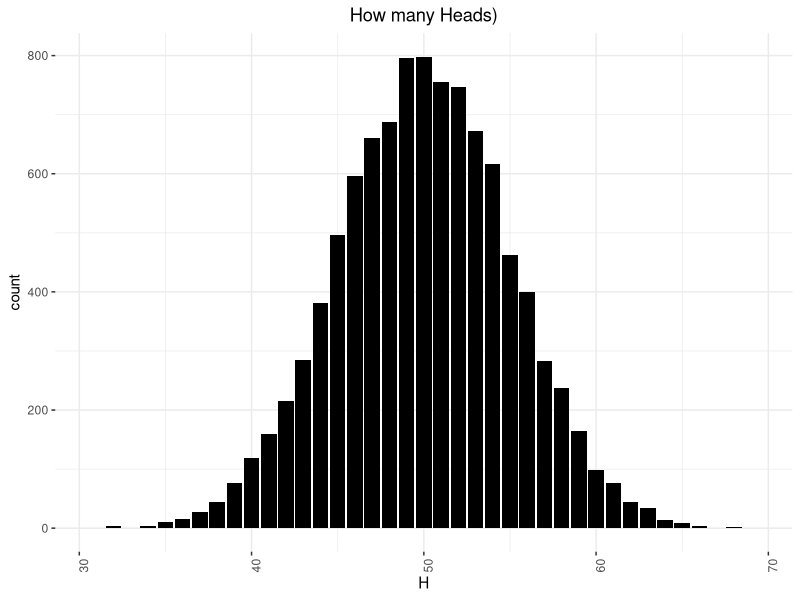
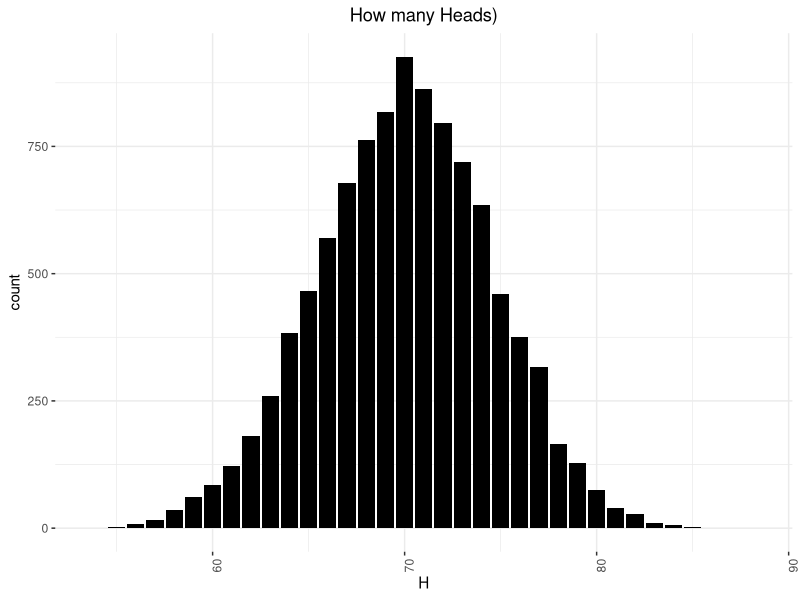
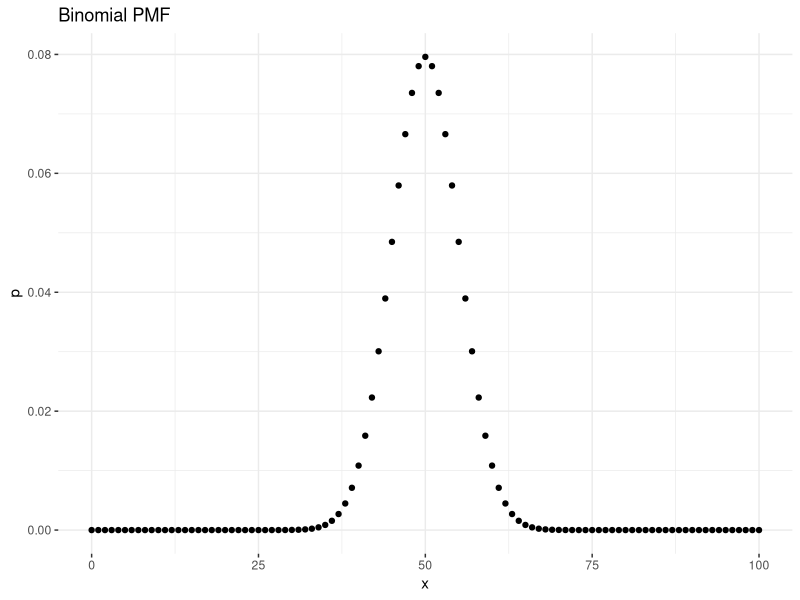
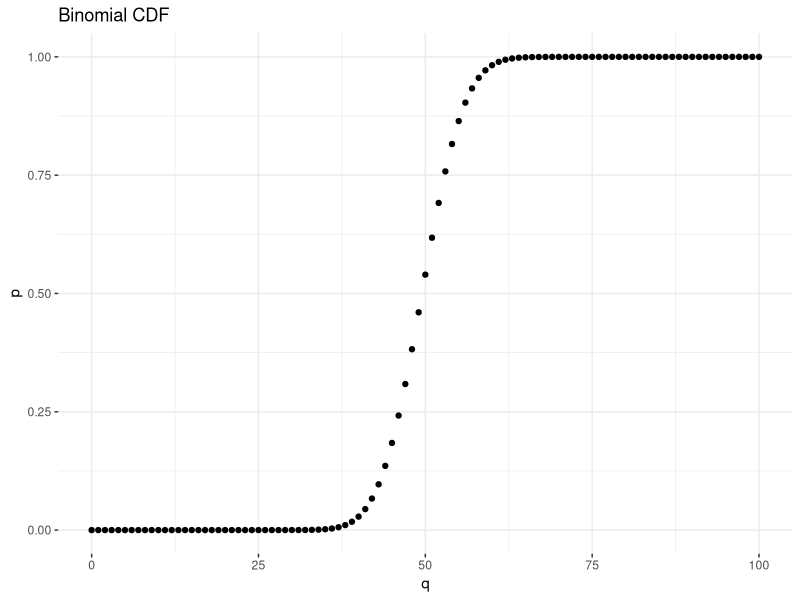
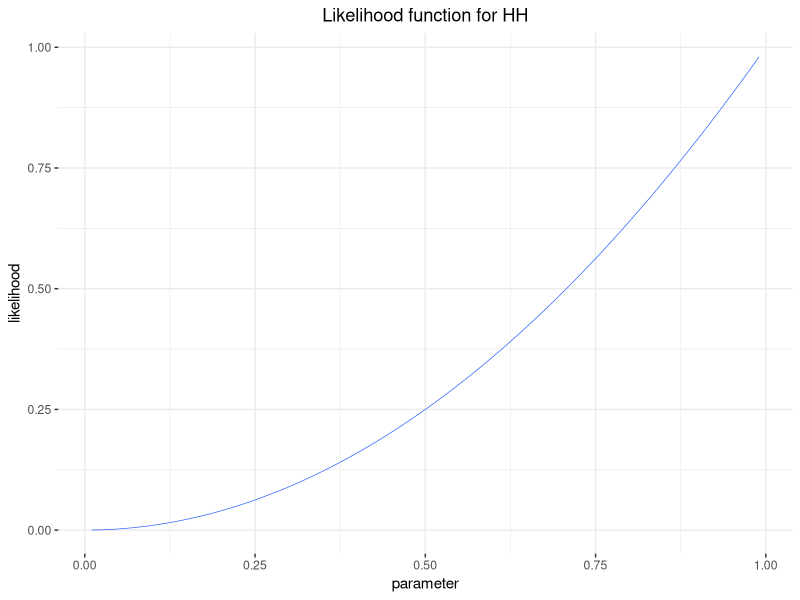
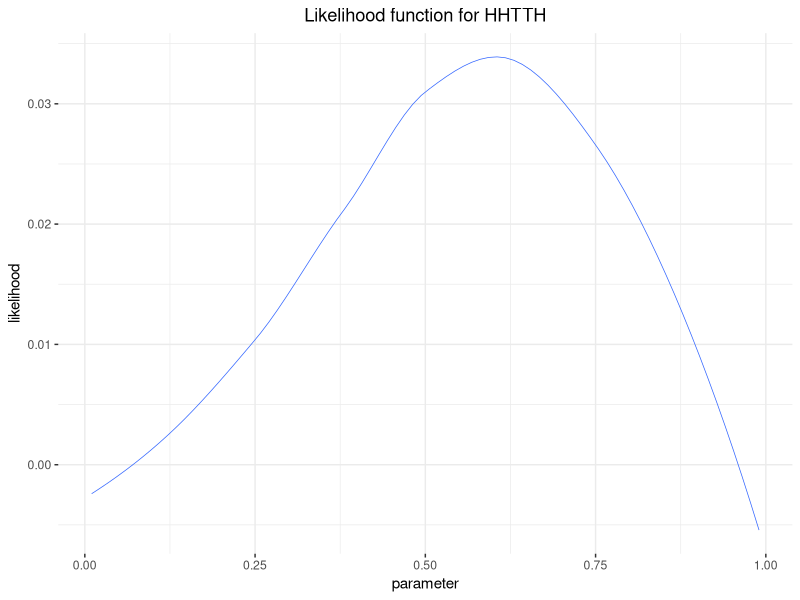

Reproduce these figures in R, in order.
## ---- chunk 1
library(tidyverse)
## ---- chunk 2
tosses <- c('H', 'H', 'T', 'T', 'H', 'T', 'T', 'H', 'T', 'T')
table(tosses)
## ---- chunk 3
table(tosses)/length(tosses)
## ---- chunk 4
tosses <- sample(c('H', 'T'), size = 10, replace = TRUE, prob = c(.5, .5))
table(tosses)
## ---- chunk 5
tosses <- lapply(1:10000, function(x) {
  results <- table(
    sample(c('H', 'T'), size = 100, replace = TRUE, prob = c(.5, .5))
  )
  results <- t(as.matrix(results))
  results <- as.data.frame(results)
  return(results)
})
tosses <- Reduce(rbind, tosses)
head(tosses, 10)
## ---- chunk 6
ggplot(data = tosses,
       aes(x = H)) +
  geom_histogram(bins = 50, stat = "count", fill = "black") + 
  ggtitle("How many Heads)") +
  theme_bw() + 
  theme(panel.border = element_blank()) + 
  theme(axis.text.x = element_text(angle = (90))) + 
  theme(plot.title = element_text(hjust = .5))
## ---- chunk 7
tosses <- lapply(1:10000, function(x) {
  results <- table(
    sample(c('H', 'T'), size = 100, replace = TRUE, prob = c(.7, .3))
  )
  results <- t(as.matrix(results))
  results <- as.data.frame(results)
  return(results)
})
tosses <- Reduce(rbind, tosses)
head(tosses, 10)
ggplot(data = tosses,
       aes(x = H)) +
  geom_histogram(bins = 50, stat = "count", fill = "black") + 
  ggtitle("How many Heads)") +
  theme_bw() + 
  theme(panel.border = element_blank()) + 
  theme(axis.text.x = element_text(angle = (90))) + 
  theme(plot.title = element_text(hjust = .5))
## ---- chunk 8
d <- seq(0, 100, by = 1)
y <- dbinom(x = d, size = 100, prob = .5)
data.frame(x = d,
           p = y) %>% 
  ggplot(aes(x = x, y = p)) + 
  geom_point() +
  ggtitle('Binomial PMF') + 
  theme_bw() + 
  theme(panel.border = element_blank())
## ---- chunk 9
d <- seq(0, 100, by = 1)
y <- pbinom(q = d, size = 100, prob = .5)
data.frame(q = d,
           p = y) %>% 
  ggplot(aes(x = q, y = p)) + 
  ggtitle('Binomial CDF') + 
  geom_point() + 
  theme_bw() + 
  theme(panel.border = element_blank())
## ---- chunk 10
y <- rbinom(n = 100, size = 1, prob = .5)
print(y)
## ---- chunk 11
y <- rbinom(n = 100, size = 5, prob = .5)
print(y)
## ---- chunk 12
qbinom(.5, size = 10, prob = .5)
## ---- chunk 13
qbinom(.75, size = 10, prob = .5)
## ---- chunk 14
qbinom(.5, size = 10, prob = .75)
## ---- chunk 15
likelihood <- data.frame(parameter = seq(.01, .99, by = .01))
likelihood$likelihood <- likelihood$parameter^2

ggplot(likelihood, 
       aes(x = parameter, 
           y = likelihood)) + 
  geom_smooth(size = .25, se = F) + 
  ggtitle("Likelihood function for HH") +
  theme_bw() + 
  theme(panel.border = element_blank()) + 
  theme(plot.title = element_text(hjust = .5))
## ---- chunk 16
likelihood <- data.frame(parameter = seq(.01, .99, by = .01))

likelihood$likelihood <- 
  likelihood$parameter^2 * (1-likelihood$parameter)^2 * likelihood$parameter

ggplot(likelihood, 
       aes(x = parameter, 
           y = likelihood)) + 
  geom_smooth(size = .25, se = F) + 
  ggtitle("Likelihood function for HHTTH") +
  theme_bw() + 
  theme(panel.border = element_blank()) + 
  theme(plot.title = element_text(hjust = .5))
## ---- chunk 17
.2^2*(1-.2)^2*.2
